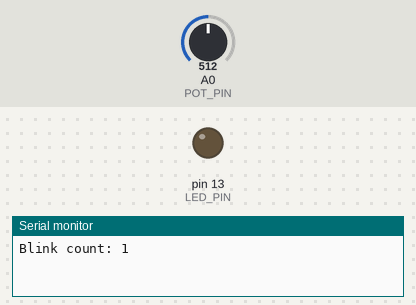
The sketch below on a simulated Arduino Uno, built with avr-gcc and run on an emulated ATmega328P. On the bench: output pins drawn as LEDs (lit = HIGH), the last lines printed to the serial monitor. Dashed ring = blinking. The inputs (shaded band) are chosen by the test bench; at power-on: A0 (POT_PIN) = 512.

Above: at 1.2 s.
1.3 s: A0 (POT_PIN) set to 122
At 1.41 s:
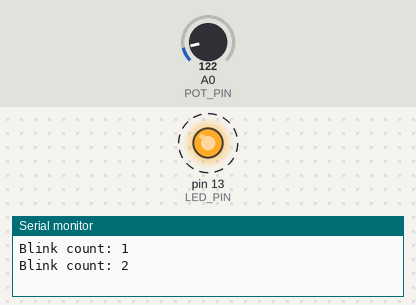
4.3 s: A0 (POT_PIN) set to 0
At 4.45 s:
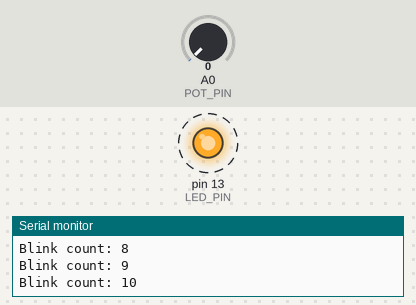
Timing chart, 0 to 13.3 s (numbered marks = the images above; inputs shaded):
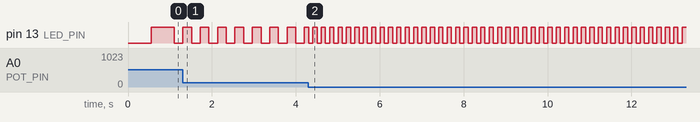

The sketch:

led_blink.ino
```cpp
/*
 * Project:     LED Blink - Potentiometer Controlled (non-blocking)
 * File:        led_blink.ino
 * Author:      Ritu Raj (Roll: 25BEC064)
 * Date:        2026-07-02
 * Description: Blinks the on-board LED (pin 13). A potentiometer on A0 sets the
 *              blink interval (100-1000 ms), sampled every loop so the speed
 *              responds instantly. Blink count printed to the Serial Monitor.
 * Board:       Arduino UNO
 */

const uint8_t LED_PIN = 13;   // on-board LED
const uint8_t POT_PIN = A0;   // potentiometer wiper

unsigned long blinkCount    = 0;
unsigned long previousMillis = 0;   // last time the LED toggled
int ledState = LOW;

void setup() {
  pinMode(LED_PIN, OUTPUT);
  Serial.begin(9600);
}

void loop() {
  // Sample the pot on EVERY pass so a change is felt immediately.
  int potValue = analogRead(POT_PIN);
  int interval = map(potValue, 0, 1023, 100, 1000);

  unsigned long currentMillis = millis();
  if (currentMillis - previousMillis >= (unsigned long)interval) {
    previousMillis = currentMillis;
    ledState = (ledState == LOW) ? HIGH : LOW;   // flip the LED
    digitalWrite(LED_PIN, ledState);

    if (ledState == HIGH) {        // one full blink per ON transition
      blinkCount++;
      Serial.print("Blink count: ");
      Serial.println(blinkCount);
    }
  }
}
```

Measured:
- after the input at 1.3 s, pin 13 (LED_PIN): alternates HIGH for 0.21 s and LOW for 0.21 s, starting at once
- after the input at 4.3 s, pin 13 (LED_PIN): alternates HIGH for 0.10 s and LOW for 0.10 s, starting at once
